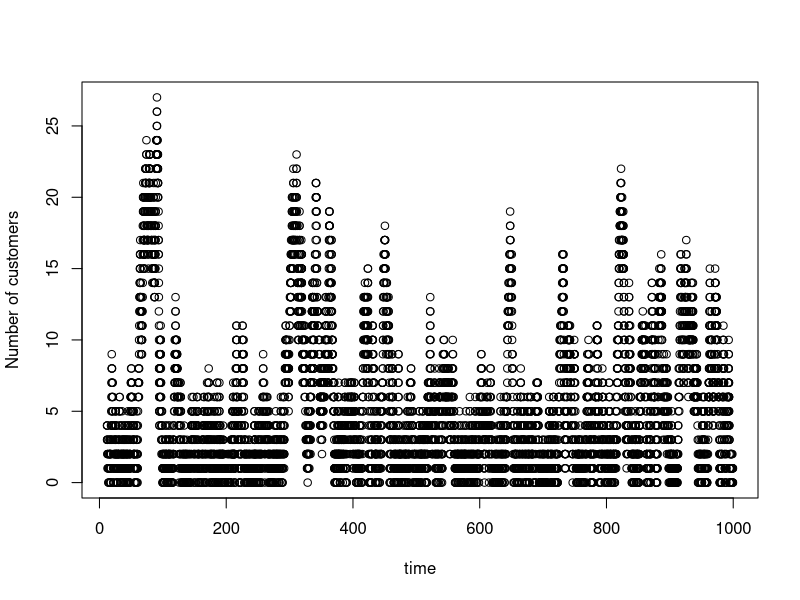
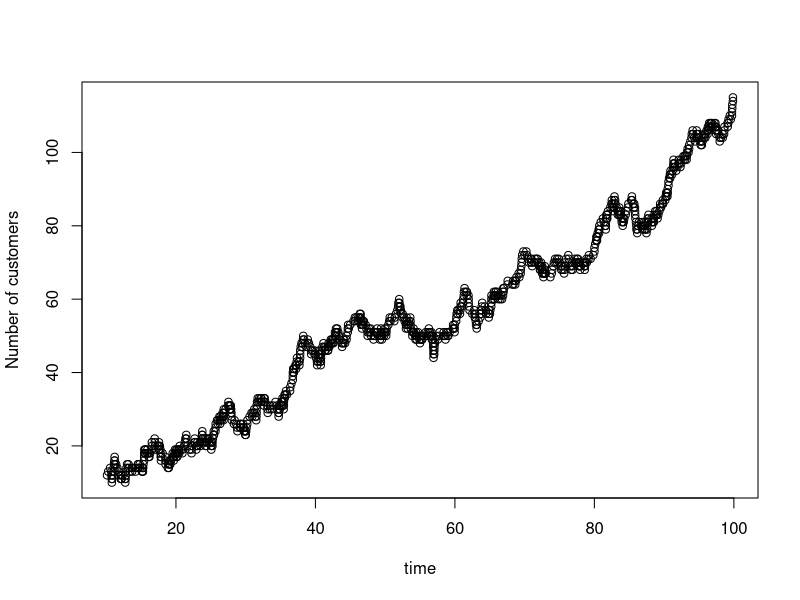
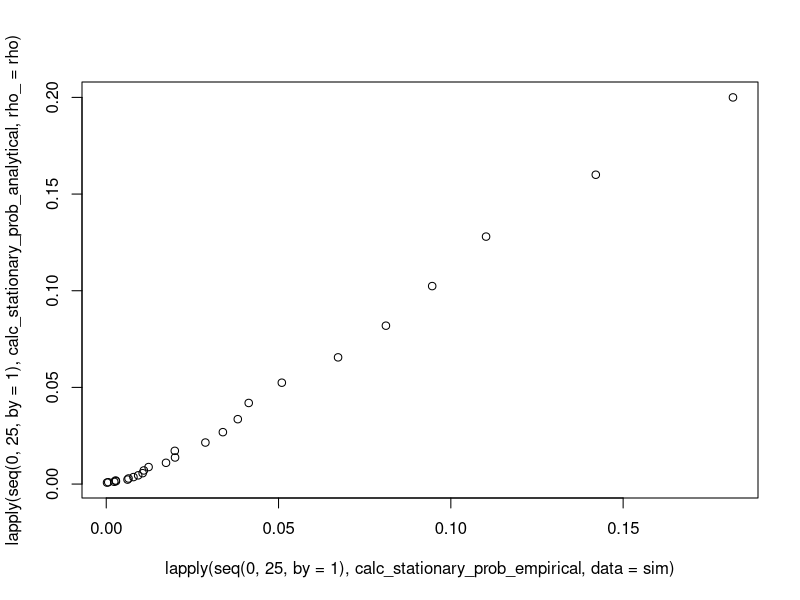

Write the R code that produced these figures, in order.
## ---- chunk 1
knitr::opts_chunk$set(echo = TRUE)
set.seed(12)
## ---- chunk 2
lambda <- 4
mu <- 5

simulate_MM1 <- function(lambda=lambda, mu=mu, N0=0, Tmax=2000){
  #Initialize vectors to store each of the values of interest throughout the simulation
  events <- 0 #stores the type of event (1 for arrival, -1 for departure)
  Times <- 0 #times of events
  customers <- N0 #number of customers at each time in Times
  
  while(tail(Times,1) < Tmax){ #keep simulating until you have an event \\
      #at a time greater than Tmax
    
    if(tail(customers,1)==0){ #separate behavior occurs if system currently has 0 customers
      tau <- rexp(1, rate=lambda) #interarrival intervals are exponentially distributed
      event <- 1 #only an arrival can occur if thre are 0 customers
      
    } else {
      tau <- rexp(1, rate=lambda+mu) #inter-event intervals are exponentially distributed
      if(runif(1,0,1) < lambda/(lambda+mu)){ #if runif is less than P(event = arrival)...
        event <- 1 #call the event an arrival
      } else{ 
        event <- -1 #otherwise, call the event a departure
      }
    }
    
    #now that we have simulatd one event, we need to do some accounting
    customers <- c(customers, tail(customers,1)+event)
    Times <- c(Times, tail(Times,1)+tau)
    events <- c(events, event)
  }
  
  #we need to toss out the information from the last event (it occured after Tmax)
  events <- head(events, -1)
  Times <- head(Times, -1)
  customers <- head(customers, -1)
  
  #we will also toss out the first 100 events to allow for burn-in
  events <- tail(events, -100)
  Times <- tail(Times, -100)
  customers <- tail(customers, -100)
  
  return(list(events,Times,customers))
}
## ---- chunk 3
sim <- simulate_MM1(lambda = 4, mu=5, N0=0, Tmax=1000)
plot(x=sim[[2]], y=sim[[3]], xlab="time", ylab="Number of customers") 
#number of customers vs time
## ---- chunk 4
sim2 <- simulate_MM1(lambda = 6, mu=5, N0=0, Tmax=100)
plot(x=sim2[[2]], y=sim2[[3]], xlab="time", ylab="Number of customers") 
#number of customers vs time
## ---- chunk 5
#Working with the simulation data:
calc_stationary_prob_empirical <- function(j, data){
  #calculate the time intervals between events in simulation data
  intervals <- diff(data[[2]]) #diff finds the intervals between every \\
    #two adjacent times in our simulation data
  num_customers <- head(data[[3]], -1) #for the number of customers at the time of \\
    #each event we toss out the last number because it does not correspond to a \\
    #time interval above
  stationary_prob <- sum(intervals[num_customers == j])/(max(data[[2]])-min(data[[2]]))
  return(stationary_prob)
}

#Using analytical equations:
mu <- 5
lambda <- 4
rho <- lambda/mu
#stationary probability that j customers are in the system is given by (1-rho)*rho^j
calc_stationary_prob_analytical <- function(j, rho_){
  return((1-rho_)*rho_^j)
}

plot(x=lapply(seq(0,25,by=1), calc_stationary_prob_empirical, data=sim),
     y=lapply(seq(0,25,by=1), calc_stationary_prob_analytical, rho_=rho))
## ---- chunk 6
#Working with the simulation data:
1-calc_stationary_prob_empirical(j=0, data=sim)

#Using analytical equations:
#server utilization is equal to rho
rho
## ---- chunk 7
#Working with the simulation data:
intervals <- diff(sim[[2]])
n_customers <- head(sim[[3]], -1)
sum(intervals*n_customers)/(max(sim[[2]])-min(sim[[2]]))


times_of_arrivals <- sim[[2]][sim[[1]]==1]
times_of_departures <- sim[[2]][sim[[1]]==-1]
n_customers_at_arrivals <- sim[[3]][sim[[1]]==1]
calc_duration_in_system <- function(time_of_arrival, n_customers_at_arrival, 
                                    times_of_departures_){
  subset_times_of_departures <- times_of_departures_[times_of_departures_ > time_of_arrival]
  time_of_departure <- subset_times_of_departures[n_customers_at_arrival]
  return(time_of_departure-time_of_arrival)
}
durations_in_system <- c()
for(i in 1:length(times_of_arrivals)){
  durations_in_system <- c(durations_in_system, 
                           calc_duration_in_system(time_of_arrival=times_of_arrivals[i],
                                                   n_customers_at_arrival=n_customers_at_arrivals[i], 
                                                   times_of_departures_=times_of_departures))
}
mean(durations_in_system, na.rm=TRUE)

#Using analytical equations:
#L = rho/(1-rho)
rho/(1-rho)
#W = rho/((1-rho)*lambda)
rho/((1-rho)*lambda)
## ---- chunk 8
#Working with the simulation data:
#average number of customers at the server is 1-pi0
1-calc_stationary_prob_empirical(j=0, data=sim)
#the mean length of service can be found by taking the average of the \\
  #time intervals between departures (completion of service) in our data
mean(diff(sim[[2]][sim[[1]] == -1]))

#Using analytical equations:
#Ls = rho
rho
#Ws = 1/mu
1/mu
## ---- chunk 9
#Working with the simulation data:
intervals <- diff(sim[[2]])
n_customers <- head(sim[[3]], -1) - 1
n_customers <- replace(n_customers, n_customers==-1, 0)
sum(intervals*n_customers)/(max(sim[[2]])-min(sim[[2]]))


calc_duration_in_queue <- function(time_of_arrival, n_customers_at_arrival, 
                                   times_of_departures_){
  subset_times_of_departures <- times_of_departures_[times_of_departures_ > time_of_arrival]
  time_of_departure <- subset_times_of_departures[n_customers_at_arrival -1]
  return(time_of_departure-time_of_arrival)
}

durations_in_queue <- c()
for(i in 1:length(times_of_arrivals)){
  durations_in_queue <- c(durations_in_queue, 
                          calc_duration_in_queue(time_of_arrival=times_of_arrivals[i],
                                                 n_customers_at_arrival=n_customers_at_arrivals[i],
                                                 times_of_departures_=times_of_departures))
}
mean(durations_in_queue, na.rm=TRUE)

#Using analytical equations:
#Lq = rho^2/(1-rho)
rho^2/(1-rho)
#Wq = rho/((1-rho)*mu)
rho/((1-rho)*mu)
